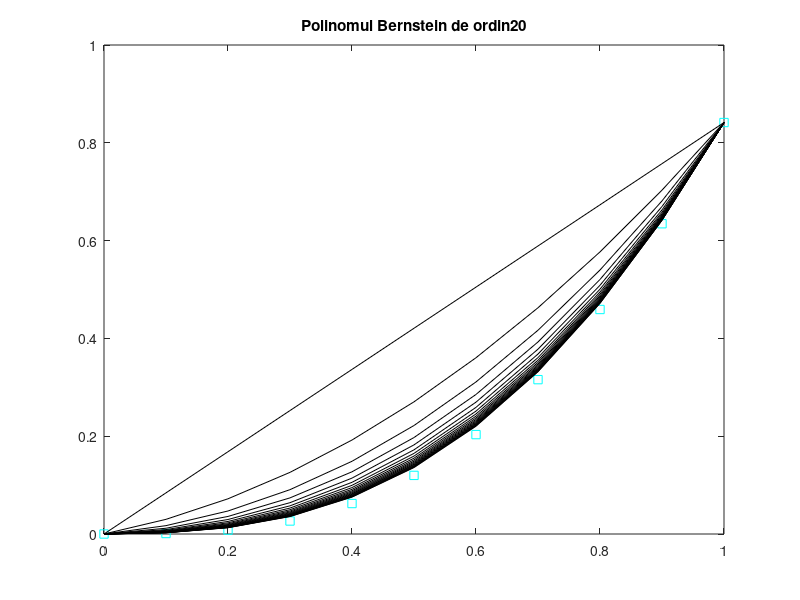

MATLAB code to generate this figure:


f=inline('x.^2.*sin(x)','x');
a = 0;
b = 1;
x=a:.1:b;
plot(x,f(x),'cs');
title('Functia de aproximat')
hold on;

for n=1:20
   bernstein = zeros(1,length(x));
        for k=0:n
            bernstein = bernstein+f(k/n).*nchoosek(n,k).*(x.^k).*((1-x).^(n-k));
        end
    plot(x,bernstein,'k-');
    title(['Polinomul Bernstein de ordin',num2str(n)])
    m(:,n)=getframe; 
    pause(.5);
end